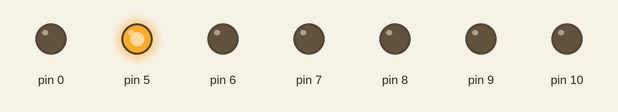
Recording of a sketch running on a simulated Arduino Nano, built with avr-gcc and run on an emulated ATmega328P. On the bench: output pins drawn as LEDs (lit = HIGH).

Above: at 0.1 s.
At 0.7 s:
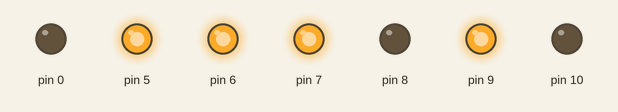
At 1.3 s:
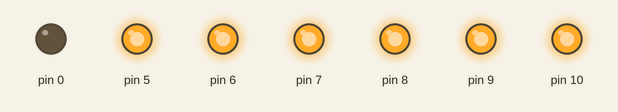
At 2.4 s:
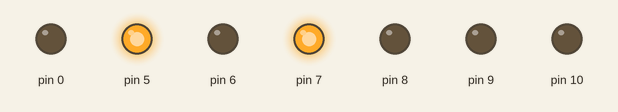
At 3.9 s:
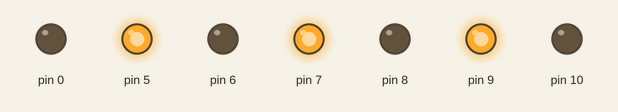
At 6.4 s:
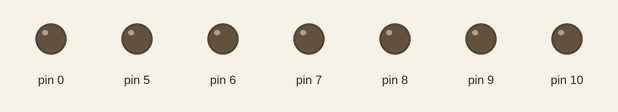
Timing chart, 0 to 7.8 s (numbered marks = the images above):
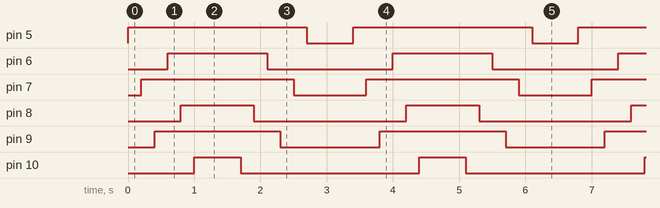

The sketch:

Projekt3v1.ino
```cpp
#define ANZAHL_LEDS 6
#define PAUSE 500
#define ANZEIGEDAUER 200
const int LEDs[]{ 5, 7, 9, 6, 8, 10 }; //Array von LEDs

/*
Name:		Projekt2_1.ino
Created:	03.04.2016 10:48:39
Author:	Rubeen
*/

// Methode beim Start
void setup()
{
	//solange, wie...
	//Setze i = 0
	//... i kleiner als Anzahl der LEDs
	//addiere 1
	for (int i = 0; i <= 6; i ++)
	{
		pinMode(LEDs[i], OUTPUT);
	}
}

// Schleife während Betrieb
void loop()
{
	for (int i = 0; i < ANZAHL_LEDS; i++)
	{
		digitalWrite(LEDs[i], HIGH);
		delay(ANZEIGEDAUER);
	}

	delay(PAUSE);

	for (int i = ANZAHL_LEDS - 1; i >= 0; i--)
	{
		digitalWrite(LEDs[i], LOW);
		delay(ANZEIGEDAUER);
	}

	delay(PAUSE);
}
```

Measured:
- by itself, pin 5: alternates HIGH for 2.7 s and LOW for 0.70 s
- by itself, pin 6: alternates HIGH for 1.5 s and LOW for 1.9 s
- by itself, pin 7: alternates HIGH for 2.3 s and LOW for 1.1 s
- by itself, pin 8: alternates HIGH for 1.1 s and LOW for 2.3 s
- by itself, pin 9: alternates HIGH for 1.9 s and LOW for 1.5 s
- by itself, pin 10: alternates HIGH for 0.70 s and LOW for 2.7 s
